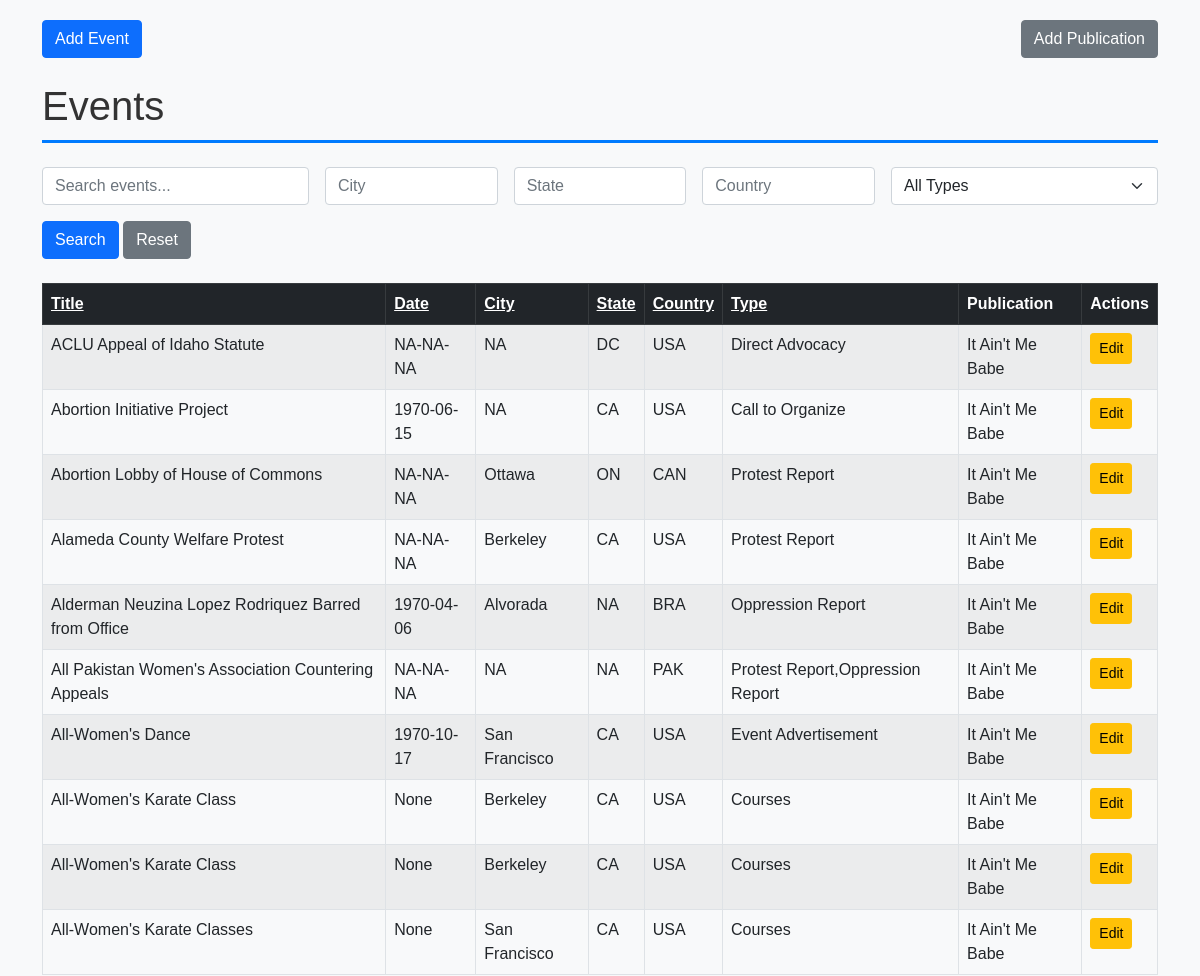
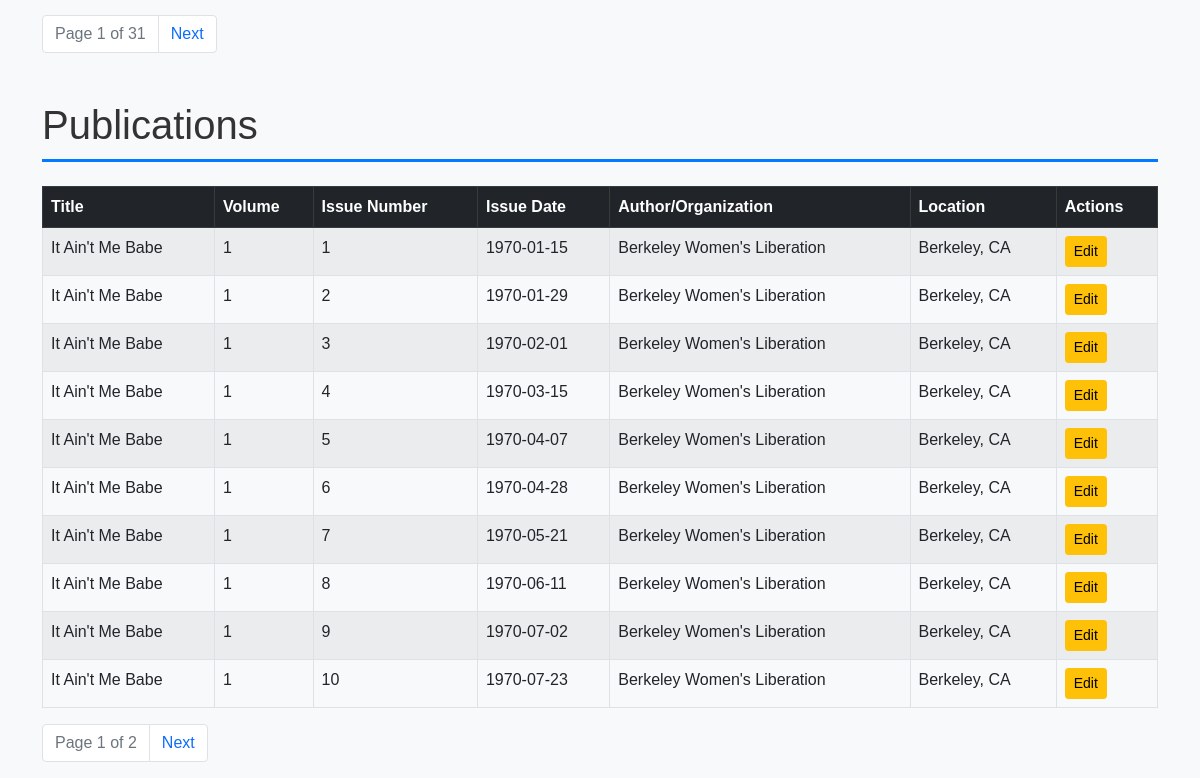
The page / on the database its author committed (2 pictures, top to bottom).
### tables this page shows
CREATE TABLE events (
    event_id INTEGER PRIMARY KEY AUTOINCREMENT, -- Unique ID for each event
    event_title TEXT NOT NULL,                  -- Title of the event
    event_date DATE,                            -- Date of the event
    description TEXT,                           -- Description of the event
    city TEXT,                                  -- City where the event occurred
    state TEXT,                                 -- State where the event occurred
    country TEXT,                               -- Country where the event occurred
    location TEXT,                              -- Specific location of the event (e.g., venue name)
    address TEXT,                               -- Street address of the event
    event_type TEXT,                            -- Type of event (e.g., conference, workshop)
    publication_id INTEGER,                     -- Foreign key to publications table
    source_publication TEXT,                    -- Source publication for the event if reprinted
    FOREIGN KEY (publication_id) REFERENCES publications (pub_id)
);

CREATE TABLE publications (
    pub_id INTEGER PRIMARY KEY AUTOINCREMENT, -- Unique ID for each publication
    pub_title TEXT NOT NULL,                 -- Title of the publication
    volume INTEGER NOT NULL,                 -- Volume number
    issue_number INTEGER NOT NULL,           -- Issue number within the volume
    issue_date DATE,                         -- Full issue date (year, month, day)
    volume_title TEXT,                       -- Title of the volume (if applicable)
    author_org TEXT,                         -- Author or organization responsible for the publication
    location TEXT                            -- Location associated with the publication
);

### DatabaseFlask/app.py (the view)
@app.route('/')
def index():
    search = request.args.get('search', '').strip()
    sort_events = request.args.get('sort_events', 'event_title')  # Default sort for events
    order_events = request.args.get('order_events', 'asc')  # Default order for events
    page_events = int(request.args.get('page_events', 1))  # Current page for events
    per_page = 10  # Number of rows per page
    offset_events = (page_events - 1) * per_page
    sort_publications = request.args.get('sort_publications', 'pub_title')  # Default sort for publications
    order_publications = request.args.get('order_publications', 'asc')  # Default order for publications
    page_publications = int(request.args.get('page_publications', 1))  # Current page for publications
    offset_publications = (page_publications - 1) * per_page
    conn = get_db_connection()
    events_query = f'''
        SELECT e.event_id, e.event_title, e.event_date, e.city, e.state, e.country, e.event_type,
               e.description, e.location, e.address, e.source_publication,
               p.pub_title AS publication_title
        FROM events e
        LEFT JOIN publications p ON e.publication_id = p.pub_id
        WHERE e.event_title LIKE ?
        ORDER BY {sort_events} {order_events.upper()}
        LIMIT ? OFFSET ?
    '''
    events = conn.execute(events_query, (f"%{search}%", per_page, offset_events)).fetchall()
    total_events_query = '''
        SELECT COUNT(*) FROM events WHERE event_title LIKE ?
    '''
    total_events = conn.execute(total_events_query, (f"%{search}%",)).fetchone()[0]
    publications_query = f'''
        SELECT pub_id, pub_title, volume, issue_number, issue_date, author_org, location
        FROM publications
        ORDER BY {sort_publications} {order_publications.upper()}
        LIMIT ? OFFSET ?
    '''
    publications = conn.execute(publications_query, (per_page, offset_publications)).fetchall()
    total_publications_query = '''
        SELECT COUNT(*) FROM publications
    '''
    total_publications = conn.execute(total_publications_query).fetchone()[0]
    conn.close()
    total_pages_events = (total_events + per_page - 1) // per_page  # Round up division
    total_pages_publications = (total_publications + per_page - 1) // per_page
    return render_template(
        'index.html',
        events=events,
        publications=publications,
        page_events=page_events,
        total_pages_events=total_pages_events,
        page_publications=page_publications,
        total_pages_publications=total_pages_publications,
        search=search,
        sort_events=sort_events,
        order_events=order_events,
        sort_publications=sort_publications,
        order_publications=order_publications
    )

### DatabaseFlask/app.py (called while the page is built)
def get_db_connection():
    conn = sqlite3.connect(DB_PATH)
    conn.row_factory = sqlite3.Row  # This allows us to access columns by name like row['title']
    return conn

### DatabaseFlask/templates/index.html (shortened to what this page needs)
{% extends "base.html" %}
{% block content %}
<div class="d-flex justify-content-between mb-4">
    <a href="{{ url_for('add_event') }}" class="btn btn-primary">Add Event</a>
    <a href="{{ url_for('add_publication') }}" class="btn btn-secondary">Add Publication</a>
</div>
<h1 class="mb-4">Events</h1>
<form method="GET" action="{{ url_for('index') }}" class="mb-4">
    <div class="row g-3">
        <div class="col-md-3">
            <input type="text" name="search" class="form-control" placeholder="Search events..." value="{{ search }}">
        </div>
        <div class="col-md-2">
            <input type="text" name="city" class="form-control" placeholder="City" value="{{ request.args.get('city', '') }}">
        </div>
        <div class="col-md-2">
            <input type="text" name="state" class="form-control" placeholder="State" value="{{ request.args.get('state', '') }}">
        </div>
        <div class="col-md-2">
            <input type="text" name="country" class="form-control" placeholder="Country" value="{{ request.args.get('country', '') }}">
        </div>
        <div class="col-md-3">
            <select name="event_type" class="form-select">
                <option value="">All Types</option>
            </select>
        </div>
    </div>
    <div class="mt-3">
        <button type="submit" class="btn btn-primary">Search</button>
        <a href="{{ url_for('index') }}" class="btn btn-secondary">Reset</a>
    </div>
</form>
<table class="table table-striped table-bordered">
    <thead class="table-dark">
        <tr>
            <th><a href="{{ url_for('index', sort_events='event_title', order_events='asc' if order_events == 'desc' else 'desc', page_events=page_events) }}" class="text-white">Title</a></th>
            <th><a href="{{ url_for('index', sort_events='event_date', order_events='asc' if order_events == 'desc' else 'desc', page_events=page_events) }}" class="text-white">Date</a></th>
            <th><a href="{{ url_for('index', sort_events='city', order_events='asc' if order_events == 'desc' else 'desc', page_events=page_events) }}" class="text-white">City</a></th>
            <th><a href="{{ url_for('index', sort_events='state', order_events='asc' if order_events == 'desc' else 'desc', page_events=page_events) }}" class="text-white">State</a></th>
            <th><a href="{{ url_for('index', sort_events='country', order_events='asc' if order_events == 'desc' else 'desc', page_events=page_events) }}" class="text-white">Country</a></th>
            <th><a href="{{ url_for('index', sort_events='event_type', order_events='asc' if order_events == 'desc' else 'desc', page_events=page_events) }}" class="text-white">Type</a></th>
            <th>Publication</th>
            <th>Actions</th>
        </tr>
    </thead>
    <tbody>
        {% for event in events %}
        <tr>
            <td>{{ event.event_title }}</td>
            <td>{{ event.event_date }}</td>
            <td>{{ event.city }}</td>
            <td>{{ event.state }}</td>
            <td>{{ event.country }}</td>
            <td>{{ event.event_type }}</td>
            <td>{{ event.publication_title }}</td>
            <td>
                <a href="{{ url_for('edit_record', record_type='event', record_id=event.event_id) }}" class="btn btn-sm btn-warning">Edit</a>
            </td>
        </tr>
        {% endfor %}
    </tbody>
</table>
<nav>
    <ul class="pagination">
        <li class="page-item disabled">
            <span class="page-link">Page {{ page_events }} of {{ total_pages_events }}</span>
        </li>
        {% if page_events < total_pages_events %}
        <li class="page-item">
            <a href="{{ url_for('index', page_events=page_events+1, sort_events=sort_events, order_events=order_events) }}" class="page-link">Next</a>
        </li>
        {% endif %}
    </ul>
</nav>
<h1 class="mt-5 mb-4">Publications</h1>
<table class="table table-striped table-bordered">
    <thead class="table-dark">
        <tr>
            <th>Title</th>
            <th>Volume</th>
            <th>Issue Number</th>
            <th>Issue Date</th>
            <th>Author/Organization</th>
            <th>Location</th>
            <th>Actions</th>
        </tr>
    </thead>
    <tbody>
        {% for publication in publications %}
        <tr>
            <td>{{ publication.pub_title }}</td>
            <td>{{ publication.volume }}</td>
            <td>{{ publication.issue_number }}</td>
            <td>{{ publication.issue_date }}</td>
            <td>{{ publication.author_org }}</td>
            <td>{{ publication.location }}</td>
            <td>
                <a href="{{ url_for('edit_record', record_type='publication', record_id=publication.pub_id) }}" class="btn btn-sm btn-warning">Edit</a>
            </td>
        </tr>
        {% endfor %}
    </tbody>
</table>
<nav>
    <ul class="pagination">
        <li class="page-item disabled">
            <span class="page-link">Page {{ page_publications }} of {{ total_pages_publications }}</span>
        </li>
        {% if page_publications < total_pages_publications %}
        <li class="page-item">
            <a href="{{ url_for('index', page_publications=page_publications+1, sort_publications=sort_publications, order_publications=order_publications) }}" class="page-link">Next</a>
        </li>
        {% endif %}
    </ul>
</nav>
{% endblock %}

### DatabaseFlask/templates/base.html (style rules this page uses)
body { font-family: Arial, sans-serif; background-color: #f8f9fa; }
h1 { color: #333; border-bottom: 3px solid #007bff; padding-bottom: 10px; }

### rows shown on the page
events: event_title "ACLU Appeal of Idaho Statute", event_date "NA-NA-NA", city "NA", state "DC", country "USA", event_type "Direct Advocacy", publication_title "It Ain't Me Babe"
events: event_title "Abortion Initiative Project", event_date "1970-06-15", city "NA", state "CA", country "USA", event_type "Call to Organize", publication_title "It Ain't Me Babe"
events: event_title "Abortion Lobby of House of Commons", event_date "NA-NA-NA", city "Ottawa", state "ON", country "CAN", event_type "Protest Report", publication_title "It Ain't Me Babe"
events: event_title "Alameda County Welfare Protest", event_date "NA-NA-NA", city "Berkeley", state "CA", country "USA", event_type "Protest Report", publication_title "It Ain't Me Babe"
events: event_title "Alderman Neuzina Lopez Rodriquez Barred from Office", event_date "1970-04-06", city "Alvorada", state "NA", country "BRA", event_type "Oppression Report", publication_title "It Ain't Me Babe"
events: event_title "All Pakistan Women's Association Countering Appeals", event_date "NA-NA-NA", city "NA", state "NA", country "PAK", event_type "Protest Report,Oppression Report", publication_title "It Ain't Me Babe"
events: event_title "All-Women's Dance", event_date "1970-10-17", city "San Francisco", state "CA", country "USA", event_type "Event Advertisement", publication_title "It Ain't Me Babe"
events: event_title "All-Women's Karate Class", event_date "None", city "Berkeley", state "CA", country "USA", event_type "Courses", publication_title "It Ain't Me Babe"
events: event_title "All-Women's Karate Class", event_date "None", city "Berkeley", state "CA", country "USA", event_type "Courses", publication_title "It Ain't Me Babe"
events: event_title "All-Women's Karate Classes", event_date "None", city "San Francisco", state "CA", country "USA", event_type "Courses", publication_title "It Ain't Me Babe"
publications: pub_title "It Ain't Me Babe", volume "1", issue_number "1", issue_date "1970-01-15", author_org "Berkeley Women's Liberation", location "Berkeley, CA"
publications: pub_title "It Ain't Me Babe", volume "1", issue_number "2", issue_date "1970-01-29", author_org "Berkeley Women's Liberation", location "Berkeley, CA"
publications: pub_title "It Ain't Me Babe", volume "1", issue_number "3", issue_date "1970-02-01", author_org "Berkeley Women's Liberation", location "Berkeley, CA"
publications: pub_title "It Ain't Me Babe", volume "1", issue_number "4", issue_date "1970-03-15", author_org "Berkeley Women's Liberation", location "Berkeley, CA"
publications: pub_title "It Ain't Me Babe", volume "1", issue_number "5", issue_date "1970-04-07", author_org "Berkeley Women's Liberation", location "Berkeley, CA"
publications: pub_title "It Ain't Me Babe", volume "1", issue_number "6", issue_date "1970-04-28", author_org "Berkeley Women's Liberation", location "Berkeley, CA"
publications: pub_title "It Ain't Me Babe", volume "1", issue_number "7", issue_date "1970-05-21", author_org "Berkeley Women's Liberation", location "Berkeley, CA"
publications: pub_title "It Ain't Me Babe", volume "1", issue_number "8", issue_date "1970-06-11", author_org "Berkeley Women's Liberation", location "Berkeley, CA"
publications: pub_title "It Ain't Me Babe", volume "1", issue_number "9", issue_date "1970-07-02", author_org "Berkeley Women's Liberation", location "Berkeley, CA"
publications: pub_title "It Ain't Me Babe", volume "1", issue_number "10", issue_date "1970-07-23", author_org "Berkeley Women's Liberation", location "Berkeley, CA"

### other values the page prints
{{ page_events }} "1"
{{ total_pages_events }} "31"
{{ page_publications }} "1"
{{ total_pages_publications }} "2"
